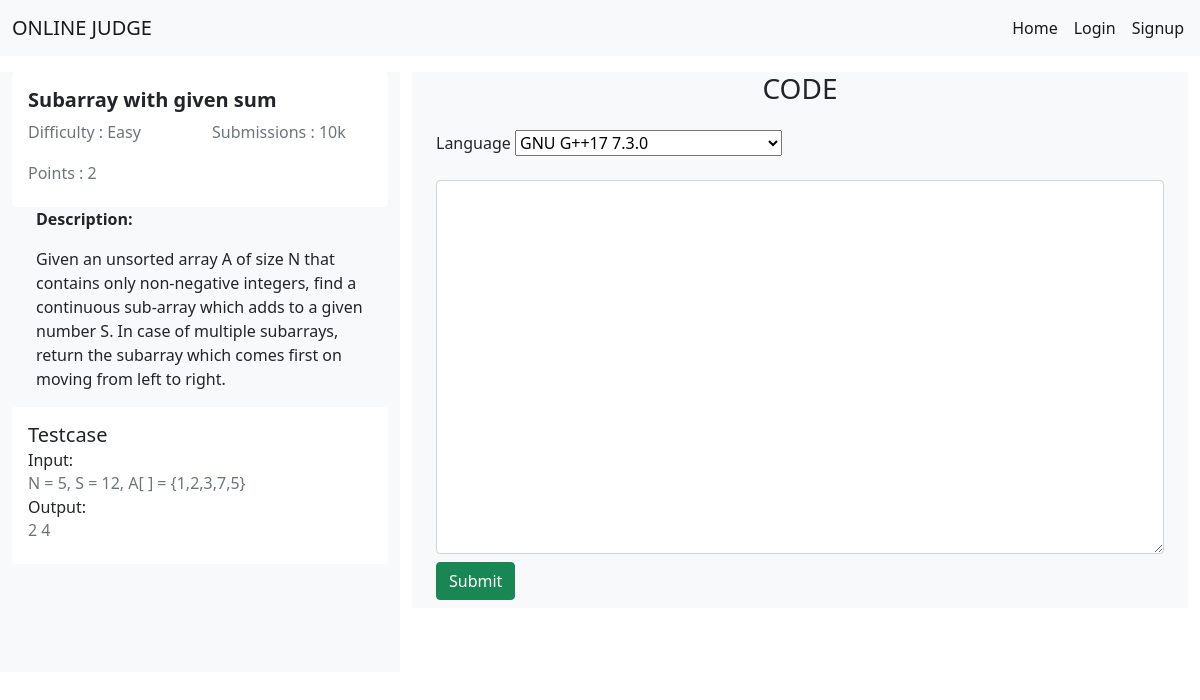
Screenshot of /online_judge/problem/101 with the database file from the repository.
### online_judge/models.py (models this page shows, shortened)
class Problem(models.Model):
    problemId = models.IntegerField(primary_key=True)
    title = models.CharField(null=False, max_length=200)
    description = models.CharField(null=False, max_length=2000)
    difficulty = models.CharField(null=False, max_length=10)
    solved = models.BooleanField(default=False)
    score = models.IntegerField(default=0)
    topic = models.CharField(null=False, max_length=30)

class Testcase(models.Model):
    problemId = models.ForeignKey(Problem, on_delete=models.CASCADE)
    input = models.CharField(null=False, max_length=1000)
    output = models.CharField(null=False, max_length=1000)

### online_judge/views.py (the view, shortened to what this page needs)
# urls.py: path('problem/<int:problem_id>', views.submission, name='submission'),
def submission(request, problem_id):
    problem = get_object_or_404(Problem, pk=problem_id)
    compiled = False
    code_text = ""
    return render(request, 'pages/submission.html', {'problem': problem, 'compiled': compiled,
                                                     'code_text': code_text})

### online_judge/templates/pages/submission.html (shortened to what this page needs)
<!DOCTYPE html>
<html lang="en">
<head>
    <link href="https://cdn.jsdelivr.net/npm/bootstrap@5.0.2/dist/css/bootstrap.min.css" rel="stylesheet">
</head>
<body>
    <nav class="navbar navbar-expand-lg navbar-light bg-light">
        <div class="container-fluid">
            <a class="navbar-brand" href="#">ONLINE JUDGE</a>
        </div>
        <div class="collapse navbar-collapse align-items-right mx-2" id="navbarScroll">
            <div class="d-flex">
                <ul class="navbar-nav me-auto my-2 my-lg-0 navbar-nav-scroll" style="--bs-scroll-height: 100px;">
                    <li class="nav-item">
                        <a class="nav-link active" aria-current="page" href="/online_judge/home">Home</a>
                    </li>
                    {% if user.is_authenticated %}
                    <li class="nav-item">
                        <a class="nav-link active" aria-current="page" href="profile">{{ user.username }}</a>
                    </li>
                    <li class="nav-item">
                        <a class="nav-link active" aria-current="page" href="/online_judge/logout">Logout</a>
                    </li>
                    {% else %}
                    <li class="nav-item">
                        <a class="nav-link active" aria-current="page" href="/online_judge/login">Login</a>
                    </li>
                    <li class="nav-item">
                        <a class="nav-link active" aria-current="page" href="/online_judge/signup">Signup</a>
                    </li>
                    {% endif %}
                </ul>
            </div>
        </div>
    </nav>
    <div class="container-fluid ">
        <div class="row my-3 ">
            <div class="col-4 bg-light " style="overflow: scroll;height:600px ">
                <div class="card " style="border: None; ">
                    <div class="card-body ">
                        <h5 class="card-title "><strong>{{ problem.title }}</strong></h5>
                        <div class="row">
                            <div class="col-6">
                                <h6 class="card-subtitle mb-2 text-muted " style="display: inline;">Difficulty : {{ problem.difficulty }}</h6>
                            </div>
                            <div class="col-6">
                                <h6 class="card-subtitle mb-2 text-muted " style="display: inline;">Submissions : 10k</h6>
                            </div>
                        </div>
                        <br class="">
                        <h6 class="card-subtitle mb-2 text-muted ">Points : {{ problem.score }}</h6>
                    </div>
                </div>
                <div class="container-fluid bg-light ">
                    <p class=" "><strong>Description:</strong></p>
                    <p class=" ">{{ problem.description }}</p>
                </div>
                {% for testcase in problem.testcase_set.all %}
                <div class="card " style="border: None; ">
                    <div class="card-body ">
                        <h5 class="card-title ">Testcase</h5>
                        <h6 class="card-subtitle mb-2 ">Input:</h6>
                        <h6 class="card-subtitle mb-2 text-muted ">{{ testcase.input }}</h6>
                        <h6 class="card-subtitle mb-2">Output:</h6>
                        <h6 class="card-subtitle mb-2 text-muted ">{{ testcase.output }}</h6>
                    </div>
                </div>
                {% endfor %}
            </div>
            <div class="col-8 ">
                <div class="container-fluid bg-light ">
                    <h3 class="text-center mb-4 opacity-h ">CODE</h3>
                    <div class="row ">
                        <div class="col-lg-7 ">
                            Language
                            <select name="language " id="id_language ">
                              <option value="54 " selected>GNU G++17 7.3.0</option>
                        </select>
                        </div>
                    </div>
                    <div class="form-outline my-4">
                        <form role="form" enctype="multipart/form-data" method="post">
                            <textarea name="code" class="form-control " rows="15">{{ code_text }}</textarea>
                            <button class="btn btn-success btn-md my-2 " type="submit ">Submit</button>
                        </form>
                    </div>
                </div>
            </div>
        </div>
    </div>
</body>
</html>

### rows the page displays
Problem: title "Subarray with given sum", difficulty "Easy", score "2", description "Given an unsorted array A of size N that contains only non-negative integers, find a continuous sub-array which adds to a given number S. In case of multiple subarrays, return the subarray which comes first on moving from left to right."
Testcase: input "N = 5, S = 12, A[ ] = {1,2,3,7,5}", output "2 4"
